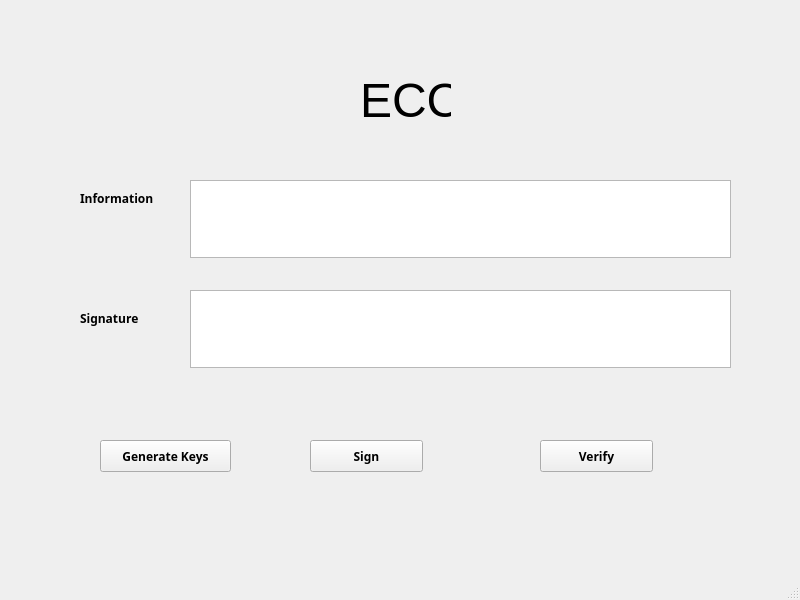
<?xml version="1.0" encoding="UTF-8"?>
<ui version="4.0">
 <class>MainWindow</class>
 <widget class="QMainWindow" name="MainWindow">
  <property name="geometry">
   <rect>
    <x>0</x>
    <y>0</y>
    <width>800</width>
    <height>600</height>
   </rect>
  </property>
  <property name="windowTitle">
   <string>MainWindow</string>
  </property>
  <widget class="QWidget" name="centralwidget">
   <widget class="QLabel" name="signature">
    <property name="geometry">
     <rect>
      <x>80</x>
      <y>310</y>
      <width>81</width>
      <height>16</height>
     </rect>
    </property>
    <property name="font">
     <font>
      <family>Arial Black</family>
      <weight>75</weight>
      <bold>true</bold>
     </font>
    </property>
    <property name="text">
     <string>Signature</string>
    </property>
   </widget>
   <widget class="QPushButton" name="bt_sign">
    <property name="geometry">
     <rect>
      <x>310</x>
      <y>440</y>
      <width>113</width>
      <height>32</height>
     </rect>
    </property>
    <property name="font">
     <font>
      <family>Arial Black</family>
      <weight>75</weight>
      <bold>true</bold>
     </font>
    </property>
    <property name="text">
     <string>Sign</string>
    </property>
   </widget>
   <widget class="QTextEdit" name="txt_signature">
    <property name="geometry">
     <rect>
      <x>190</x>
      <y>290</y>
      <width>541</width>
      <height>78</height>
     </rect>
    </property>
   </widget>
   <widget class="QPushButton" name="bt_generate">
    <property name="geometry">
     <rect>
      <x>100</x>
      <y>440</y>
      <width>131</width>
      <height>32</height>
     </rect>
    </property>
    <property name="font">
     <font>
      <family>Arial Black</family>
      <weight>75</weight>
      <bold>true</bold>
     </font>
    </property>
    <property name="text">
     <string>Generate Keys</string>
    </property>
   </widget>
   <widget class="QTextEdit" name="txt_information">
    <property name="geometry">
     <rect>
      <x>190</x>
      <y>180</y>
      <width>541</width>
      <height>78</height>
     </rect>
    </property>
   </widget>
   <widget class="QLabel" name="information">
    <property name="geometry">
     <rect>
      <x>80</x>
      <y>190</y>
      <width>91</width>
      <height>16</height>
     </rect>
    </property>
    <property name="font">
     <font>
      <family>Arial Black</family>
      <weight>75</weight>
      <bold>true</bold>
     </font>
    </property>
    <property name="text">
     <string>Information</string>
    </property>
   </widget>
   <widget class="QLabel" name="tieuDe">
    <property name="geometry">
     <rect>
      <x>360</x>
      <y>80</y>
      <width>91</width>
      <height>41</height>
     </rect>
    </property>
    <property name="font">
     <font>
      <pointsize>36</pointsize>
     </font>
    </property>
    <property name="text">
     <string>ECC</string>
    </property>
   </widget>
   <widget class="QPushButton" name="bt_verify">
    <property name="geometry">
     <rect>
      <x>540</x>
      <y>440</y>
      <width>113</width>
      <height>32</height>
     </rect>
    </property>
    <property name="font">
     <font>
      <family>Arial Black</family>
      <weight>75</weight>
      <bold>true</bold>
     </font>
    </property>
    <property name="text">
     <string>Verify</string>
    </property>
   </widget>
  </widget>
  <widget class="QMenuBar" name="menubar">
   <property name="geometry">
    <rect>
     <x>0</x>
     <y>0</y>
     <width>800</width>
     <height>21</height>
    </rect>
   </property>
  </widget>
  <widget class="QStatusBar" name="statusbar"/>
 </widget>
 <resources/>
 <connections/>
</ui>
